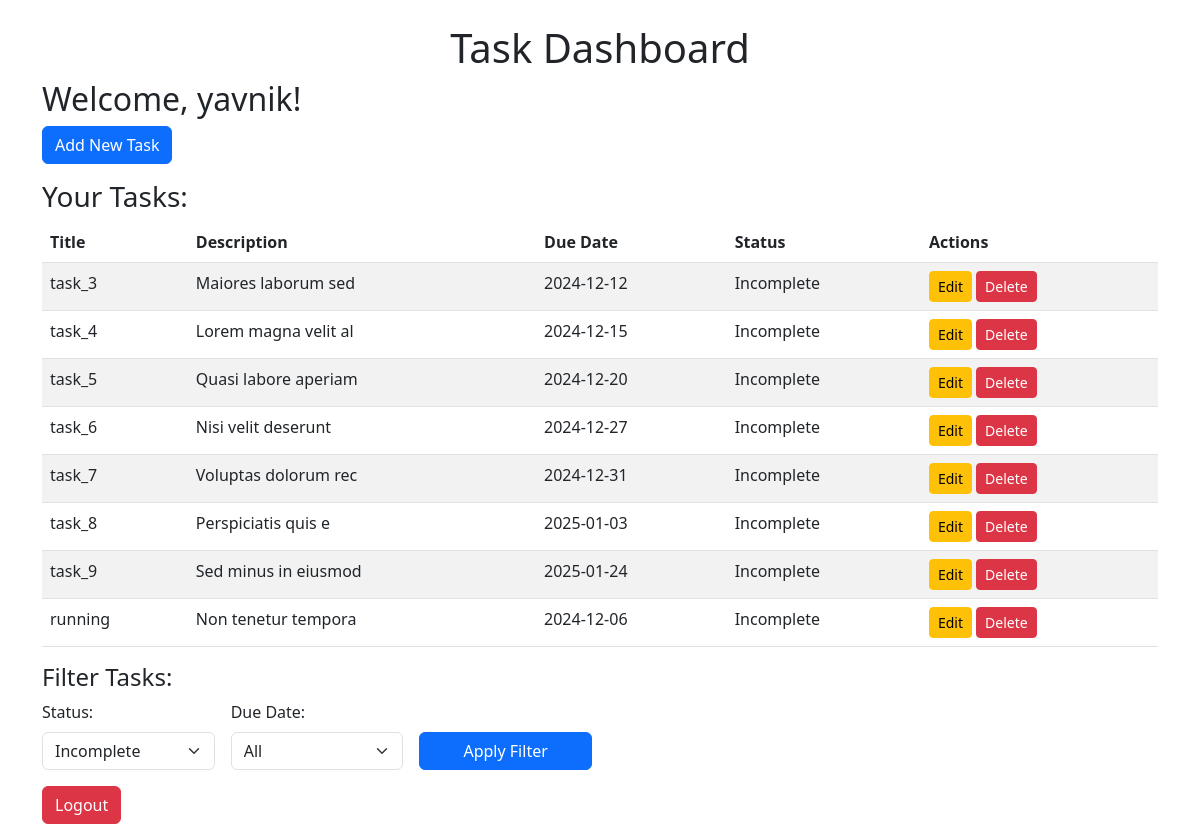
The page /dashboard (signed in) on the database as committed earlier.
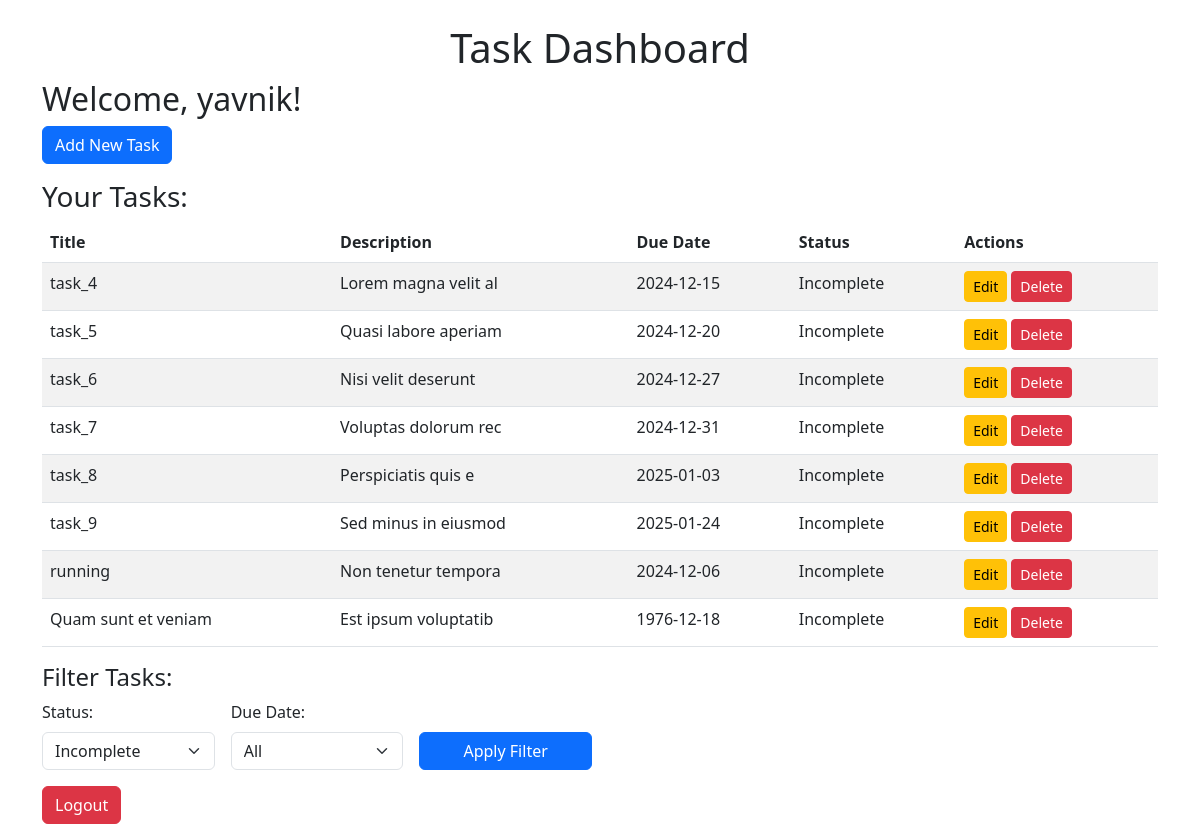
The same page on the database as committed later.
### models.py (models this page shows)
class User(UserMixin, db.Model):  # Inherit from UserMixin  # defines a model in SQLAlchemy. A model represents a table in a database, and each instance of the model corresponds to a row in that table.
    id = db.Column(db.Integer, primary_key=True)
    username = db.Column(db.String(80), unique=True, nullable=False)
    password = db.Column(db.String(120), nullable=False)

class Task(db.Model):
    id = db.Column(db.Integer, primary_key=True)
    title = db.Column(db.String(120), nullable=False)
    description = db.Column(db.Text, nullable=True)
    due_date = db.Column(db.Date, nullable=False)
    status = db.Column(db.String(20), default='Incomplete')
    user_id = db.Column(db.Integer, db.ForeignKey('user.id'), nullable=False)

### app.py (the view)
@app.route('/dashboard')
@login_required
def dashboard():
    status_filter = request.args.get('status', 'incomplete')  # Default to 'all'
    due_date_filter = request.args.get('due_date', 'all')  # Default to 'all'
    query = Task.query.filter_by(user_id=current_user.id)
    if status_filter == 'completed':
        query = query.filter_by(status='Completed')
    elif status_filter == 'incomplete':
        query = query.filter_by(status='Incomplete')
    elif status_filter == 'running':
        query = query.filter_by(status='Running')
    if due_date_filter == 'today':
        today = datetime.today().date()
        query = query.filter(Task.due_date == today)
    elif due_date_filter == 'week':
        next_week = datetime.today().date() + timedelta(days=7)
        query = query.filter(Task.due_date.between(datetime.today().date(), next_week))
    elif due_date_filter == '15days':
        next_15_days = datetime.today().date() + timedelta(days=15)
        query = query.filter(Task.due_date.between(datetime.today().date(), next_15_days))
    elif due_date_filter == 'month':
        next_month = datetime.today().date() + timedelta(days=30)
        query = query.filter(Task.due_date.between(datetime.today().date(), next_month))
    tasks = query.all()
    return render_template('dashboard.html', tasks=tasks, status_filter=status_filter, due_date_filter=due_date_filter)

### app.py (called while the page is built)
@login_manager.user_loader
def load_user(user_id):
    return User.query.get(int(user_id))  # Retrieve user by their ID

### templates/dashboard.html (shortened to what this page needs)
<!DOCTYPE html>
<html lang="en">
<head>
    <link href="https://cdn.jsdelivr.net/npm/bootstrap@5.3.0-alpha1/dist/css/bootstrap.min.css" rel="stylesheet">
</head>
<body>
    <div class="container mt-4">
        <h1 class="text-center">Task Dashboard</h1>
        <h2>Welcome, {{ current_user.username }}!</h2>
        <a href="{{ url_for('add_task') }}" class="btn btn-primary mb-3">Add New Task</a>
        <h3>Your Tasks:</h3>
        <table class="table table-striped">
            <thead>
                <tr>
                    <th>Title</th>
                    <th>Description</th>
                    <th>Due Date</th>
                    <th>Status</th>
                    <th>Actions</th>
                </tr>
            </thead>
            <tbody>
                {% for task in tasks %}
                <tr>
                    <td>{{ task.title }}</td>
                    <td>{{ task.description }}</td>
                    <td>{{ task.due_date }}</td>
                    <td>{{ task.status }}</td>
                    <td>
                        <a href="{{ url_for('edit_task', task_id=task.id) }}" class="btn btn-warning btn-sm">Edit</a>
                        <a href="{{ url_for('delete_task', task_id=task.id) }}" class="btn btn-danger btn-sm">Delete</a>
                    </td>
                </tr>
                {% endfor %}
            </tbody>
        </table>
        <h4>Filter Tasks:</h4>
        <form method="GET" action="{{ url_for('dashboard') }}" class="row g-3">
            <div class="col-md-2">
                <label for="status" class="form-label">Status:</label>
                <select name="status" id="status" class="form-select">
                    <option value="incomplete" {% if status_filter == 'incomplete' %}selected{% endif %}>Incomplete</option>
                </select>
            </div>
            <div class="col-md-2">
                <label for="due_date" class="form-label">Due Date:</label>
                <select name="due_date" id="due_date" class="form-select">
                    <option value="all" {% if due_date_filter == 'all' %}selected{% endif %}>All</option>
                </select>
            </div>
            <div class="col-md-2 d-flex align-items-end justify-content-center">
                <input type="submit" value="Apply Filter" class="btn btn-primary w-100">
            </div>
        </form>
        <a href="{{ url_for('logout') }}" class="btn btn-danger mt-3">Logout</a>
    </div>
</body>
</html>

Rows that differ between the two databases and show on the page:
removed Task: title "task_3", description "Maiores laborum sed", due_date "2024-12-12", status "Incomplete"
added Task: title "Quam sunt et veniam", description "Est ipsum voluptatib", due_date "1976-12-18", status "Incomplete"
